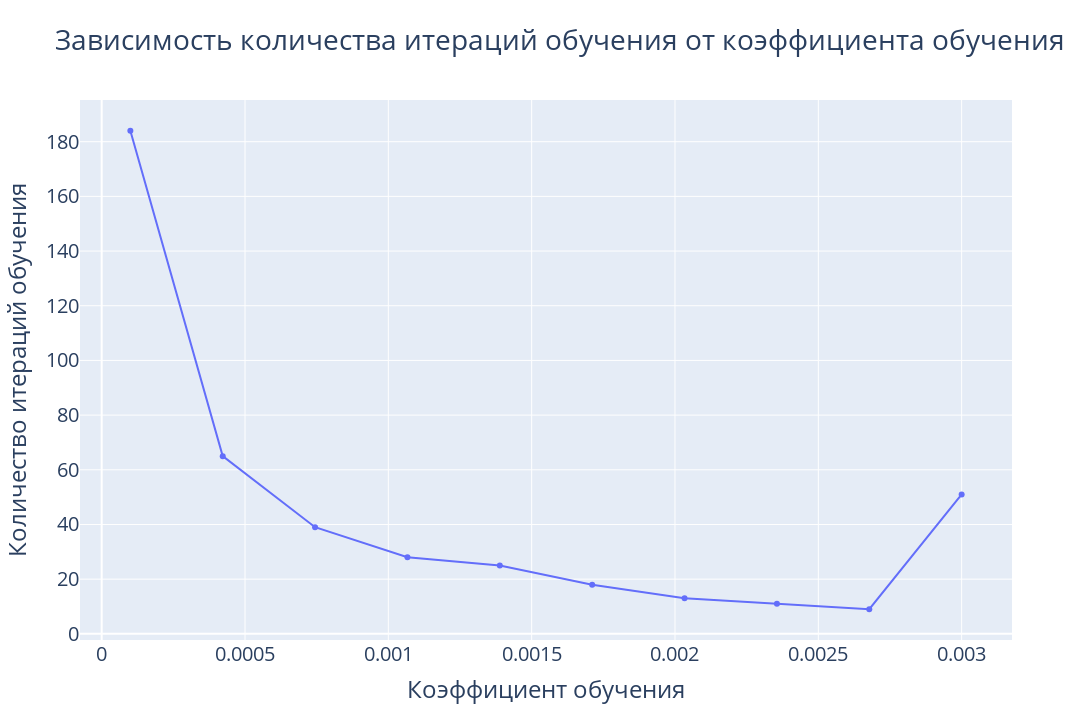

Notebook cell for this chart:
### Markdown cell above
## Relation between learning rate and epochs

### Code cell
alphas = np.linspace(0.0001, 0.003, endpoint=True, num=10)
epochs_amount_mean: list[int] = []
fig = go.Figure()
for alpha in alphas:
    print(alpha)
    dl = LRNN(n, 20, alpha)
    dl.train(train, 15000, learn_by_loss=True, max_loss=1200)
    epochs_amount_mean.append(dl.epoch)
fig.add_trace(go.Scatter(x=alphas, y=epochs_amount_mean, mode='lines+markers',
                         name='Среднее значение'))
fig.update_layout(title='Зависимость количества итераций обучения от коэффициента обучения',
                  xaxis_title='Коэффициент обучения',
                  yaxis_title='Количество итераций обучения',
                  height=720, width=1280,
                  font=dict(size=20))
fig.show()

### Figure 1 — Plotly figure (JSON) as saved in the notebook; plotly's stock layout.template omitted (floating-point values rounded to 4 significant figures)
{"data": [{"mode": "lines+markers", "name": "Среднее значение", "type": "scatter", "x": [0.0001, 0.0004222, 0.0007444, 0.001067, 0.001389, 0.001711, 0.002033, 0.002356, 0.002678, 0.003], "y": [184, 65, 39, 28, 25, 18, 13, 11, 9, 51]}], "layout": {"font": {"size": 20}, "height": 720, "title": {"text": "Зависимость количества итераций обучения от коэффициента обучения"}, "width": 1280, "xaxis": {"title": {"text": "Коэффициент обучения"}}, "yaxis": {"title": {"text": "Количество итераций обучения"}}}}
